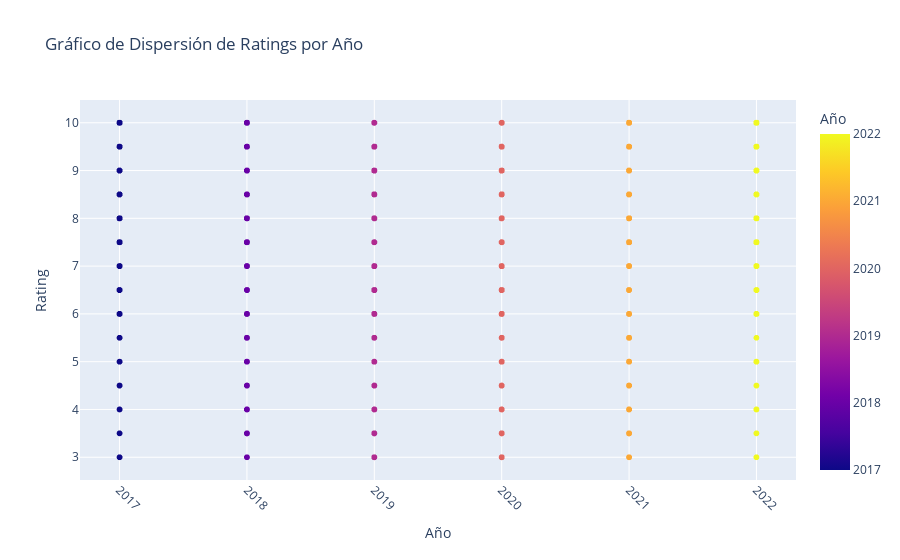

Notebook code for this chart:
### Code cell
fig = px.scatter(df_employee, x='rated_year', y='rating', color='rated_year',
                 title='Gráfico de Dispersión de Ratings por Año',
                 labels={'rated_year': 'Año', 'rating': 'Rating'})

fig.update_layout(xaxis=dict(tickangle=45),
                  yaxis=dict(title='Rating'),
                  legend_title='Año')

fig.show()

### Figure 1 — Plotly figure (JSON) as saved in the notebook; plotly's stock layout.template omitted (floating-point values rounded to 4 significant figures; data arrays with more than 128 entries replaced by an {"elided": "..."} marker saying what was removed)
{"data": [{"hovertemplate": "Año=%{marker.color}<br>Rating=%{y}<extra></extra>", "legendgroup": "", "marker": {"color": {"elided": "47107 int values"}, "coloraxis": "coloraxis", "symbol": "circle"}, "mode": "markers", "name": "", "showlegend": false, "type": "scattergl", "x": {"elided": "47107 int values"}, "xaxis": "x", "y": {"elided": "47107 float values"}, "yaxis": "y"}], "layout": {"coloraxis": {"colorbar": {"title": {"text": "Año"}}, "colorscale": [[0, "#0d0887"], [0.1111, "#46039f"], [0.2222, "#7201a8"], [0.3333, "#9c179e"], [0.4444, "#bd3786"], [0.5556, "#d8576b"], [0.6667, "#ed7953"], [0.7778, "#fb9f3a"], [0.8889, "#fdca26"], [1, "#f0f921"]]}, "legend": {"title": {"text": "Año"}, "tracegroupgap": 0}, "title": {"text": "Gráfico de Dispersión de Ratings por Año"}, "xaxis": {"anchor": "y", "domain": [0, 1], "tickangle": 45, "title": {"text": "Año"}}, "yaxis": {"anchor": "x", "domain": [0, 1], "title": {"text": "Rating"}}}}
